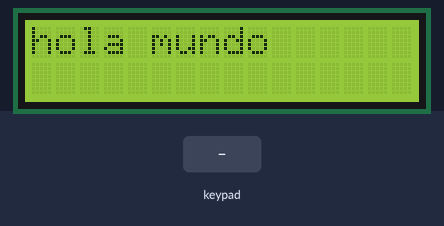
A sketch run on a simulated Arduino Uno, built with avr-gcc and run on an emulated ATmega328P. Parts: 16×2 character LCD. The inputs (shaded band) are chosen by the test bench.

Above: at 1.2 s.
1.3 s: keypad keys 4 3 2 1 # pressed 0.4 s apart
At 3.5 s:
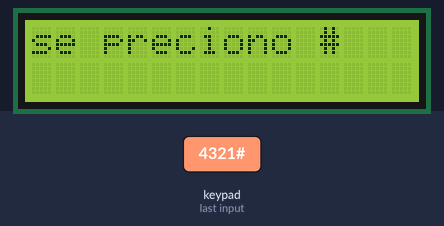
4.8 s: key '*' pressed
At 6.0 s:
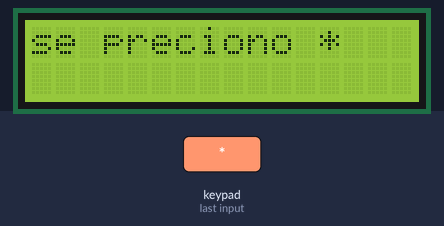
6.3 s: key '5' pressed
At 7.3 s:
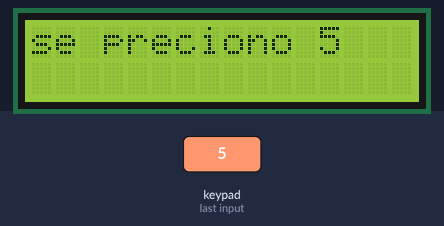
7.8 s: keypad keys 7 6 5 pressed 0.4 s apart
At 8.01 s:
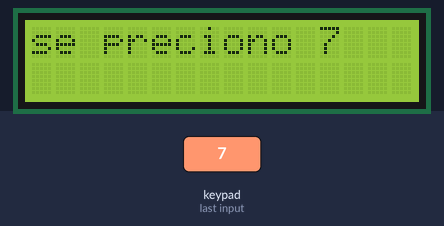
10.5 s: key '#' pressed
At 11.6 s:
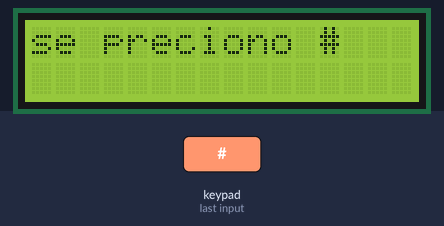
12.0 s: key '1' pressed
At 12.8 s:
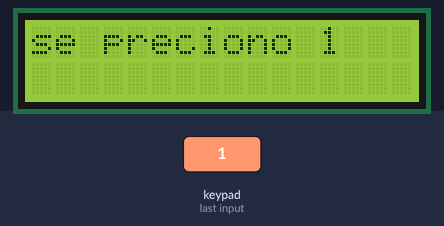
Timing chart, 0 to 14.5 s (numbered marks = the images above; inputs shaded):
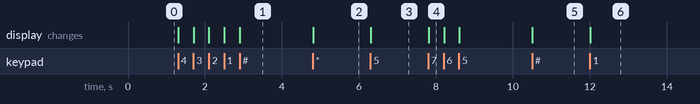

Measured:
- after the input at 1.3 s, the display: first changes at once (image 1 shows a later state)
- after the input at 4.8 s, the display: changes at once (image 2)
- after the input at 6.3 s, the display: changes at once (image 3)
- after the input at 7.8 s, the display: changes at once (image 4)
- after the input at 10.5 s, the display: changes at once (image 5)
- after the input at 12.0 s, the display: changes at once (image 6)

The sketch:

sketch_oct7b.ino
```cpp
#include <Key.h>
#include <Keypad.h>
#include <LiquidCrystal.h>

const byte filas = 4;
const byte columnas = 3;
char keys[filas][columnas] = {
  {'1','2','3'},
  {'4','5','6'},
  {'7','8','9'},
  {'*','0','#'}
};

byte pinesfilas[filas]={4,3,2,1};
byte pinescolumnas[columnas]={7,6,5};

Keypad key = Keypad(makeKeymap(keys), pinesfilas, pinescolumnas, filas , columnas);

const int rs = 13, en = 12, d4 = 11, d5 = 10, d6 = 9, d7 = 8;
LiquidCrystal lcd(rs, en, d4, d5, d6, d7);


void setup() {
  lcd.begin(0,0);
  lcd.clear();
  lcd.setCursor(0,0);
  lcd.print("hola mundo");

}

void loop() {
  // put your main code here, to run repeatedly:
  char caracter = key.getKey();
  switch (caracter){
    case 42:
    lcd.clear();
    lcd.setCursor(0, 0);
    lcd.print("se preciono *");
    break;
    case 35:
    lcd.clear();
    lcd.setCursor(0, 0);
    lcd.print("se preciono #");
    break;
    case 48:
    lcd.clear();
    lcd.setCursor(0, 0);
    lcd.print("se preciono 0");
    break;
    case 49:
    lcd.clear();
    lcd.setCursor(0, 0);
    lcd.print("se preciono 1");
    break;
    case 50:
    lcd.clear();
    lcd.setCursor(0, 0);
    lcd.print("se preciono 2");
    break;
    case 51:
    lcd.clear();
    lcd.setCursor(0, 0);
    lcd.print("se preciono 3");
    break;
    case 52:
    lcd.clear();
    lcd.setCursor(0, 0);
    lcd.print("se preciono 4");
    break;
    case 53:
    lcd.clear();
    lcd.setCursor(0, 0);
    lcd.print("se preciono 5");
    break;
    case 54:
    lcd.clear();
    lcd.setCursor(0, 0);
    lcd.print("se preciono 6");
    break;
    case 55:
    lcd.clear();
    lcd.setCursor(0, 0);
    lcd.print("se preciono 7");
    break;
    case 56:
    lcd.clear();
    lcd.setCursor(0, 0);
    lcd.print("se preciono 8");
    break;
    case 57:
    lcd.clear();
    lcd.setCursor(0, 0);
    lcd.print("se preciono 9");
    break;
  }
}
```
